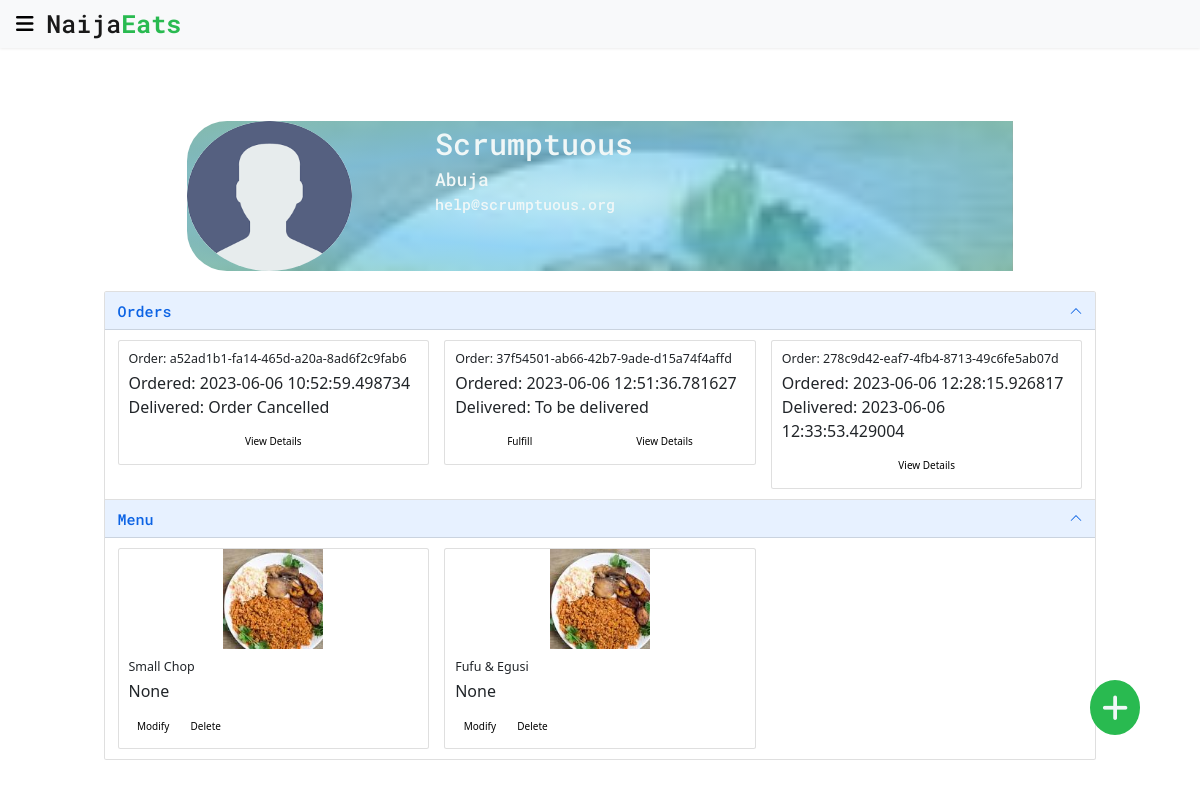
The app's page /profile/7e546509-2631-4c0f-870c-4f03f7c1c5be (signed in) with its own data.
### app/models/user.py (models this page shows, shortened)
class User(UserMixin, db.Model):
    id = db.Column(db.String(50), primary_key=True, default=generate_uuid)
    first_name = db.Column(db.String(70), nullable=True)
    last_name = db.Column(db.String(70), nullable=True)
    org_name = db.Column(db.String(70), nullable=True)
    image_url = db.Column(db.Text, nullable=False,
                          default='../static/images/sample_user.png')
    email = db.Column(db.String(150), nullable=False, unique=True)
    password = db.Column(db.String(100), nullable=False)
    is_business = db.Column(db.Boolean(), nullable=False, default=False)
    address = db.Column(db.Text, default='User Address Supposed To Go Here')
    city_id = db.Column(db.String(50), db.ForeignKey('city.id'),
                        nullable=False)
    menu = db.relationship('MenuItem', backref='restaurant', lazy=True)
    orders = db.relationship('PlacedOrder', backref='buyer', lazy=True)
    reviews = db.relationship('Review', backref='user', lazy=True)

### app/models/city.py (models this page shows, shortened)
class City(db.Model):
    id = db.Column(db.String(50), primary_key=True, default=generate_uuid)
    name = db.Column(db.String(30), nullable=False, unique=True)
    zip_code = db.Column(db.String(20))
    users = db.relationship('User', backref='city', lazy=True)

### app/models/placed_order.py (models this page shows, shortened)
class PlacedOrder(db.Model):
    id = db.Column(db.String(50), primary_key=True, default=generate_uuid)
    quantity = db.Column(db.Integer, nullable=False, default=0)
    order_date = db.Column(db.DateTime, nullable=False, default=datetime.now())
    delivery_date = db.Column(db.DateTime)
    delivery_address = db.Column(db.Text)
    total_price = db.Column(db.Float)
    cancelled = db.Column(db.Boolean, default=False)
    delivered = db.Column(db.Boolean, default=False)
    user_id = db.Column(db.String(50), db.ForeignKey('user.id'),
                        nullable=True)
    reviews = db.relationship('Review', backref='order', lazy=True)
    menu = db.relationship('MenuItem', secondary='order_menuitem',
                           backref='orders')

### app/models/menu_item.py (models this page shows, shortened)
class MenuItem(db.Model):
    id = db.Column(db.String(50), primary_key=True, default=generate_uuid)
    title = db.Column(db.String(50), nullable=False)
    image_url = db.Column(db.Text, nullable=False,
                          default="../static/images/naijafoods.jpeg")
    description = db.Column(db.Text)
    price = db.Column(db.Numeric(precision=5, scale=2), nullable=False)
    category_id = db.Column(db.String(50), db.ForeignKey('category.id'),
                            nullable=False)
    user_id = db.Column(db.String(50), db.ForeignKey('user.id'),
                        nullable=True)

### app/user/routes.py (the view)
@bp.route("/profile/<user_id>")
@login_required
def profile(user_id):
    user = User.query.get(user_id)
    orders = []
    if user.is_business:
        menu = MenuItem.query.all()
        for menu_item in menu:
            if menu_item.restaurant == user:
                orders.extend(menu_item.orders)
        order_ids = set([order.id for order in orders])
        orders = []
        for order_id in order_ids:
            orders.append(PlacedOrder.query.get(order_id))
    else:
        orders = user.orders
    return render_template('profile.html', user=user, orders=orders)

### app/__init__.py (called while the page is built)
def create_app(config_class=Config):
    app = Flask(__name__)
    app.config.from_object(config_class)
    db.init_app(app=app)
    login_manager = LoginManager()
    login_manager.init_app(app)
    login_manager.login_view = 'user_bp.login'
    from app.main import bp as main_bp
    from app.user import bp as user_bp
    app.register_blueprint(main_bp)
    app.register_blueprint(user_bp)
    @login_manager.user_loader
    def load_user(user_id):
        return User.query.get(user_id)
    @app.route('/test/')
    def test_app():
        return '<h1>It seems the app is working well</h1>'
    return app

### app/templates/profile.html (shortened to what this page needs)
{% extends "base.html" %}
{% block content %}
{% include 'simple_nav.html' %}
<div class="profile-area">
  <div class="profile-header">
    <div class="profile-image">
      <img src="{{ user.image_url }}" alt="Image of a sample user profile">
    </div>
    <div class="profile-details">
      {% if user.is_business %}
      <span id="user_name">{{ user.org_name }}</span>
      {% else %}
      <span id="user_name">{{ user.first_name }} {{ user.last_name }}</span>
      {% endif %}
      <span id="user_city">{{ user.city.name }}</span>
      <span id="user_email">{{ user.email }}</span>
    </div>
  </div>
  <div class="profile-body">
    <div class="accordion" id="accordionExample">
      <div class="accordion-item">
        <h2 class="accordion-header" id="headingOne">
          <button class="accordion-button" type="button" data-bs-toggle="collapse" data-bs-target="#orderPane"
            aria-expanded="true" aria-controls="orderPane">
            <span class="accordion-header">Orders</span>
          </button>
        </h2>
        <div id="orderPane" class="accordion-collapse collapse show" aria-labelledby="headingOne"
          data-bs-parent="#accordionExample">
          <div class="accordion-body">
            {% if orders |length > 0 %}
            <div class="row">
              {% for order in orders %}
              <div class="col-sm-4">
                <div class="card">
                  <div class="card-body">
                    <h5 class="card-title">Order: {{ order.id }}</h5>
                    <p class="card-text">
                      <span>Ordered: {{ order.order_date }}</span><br>
                      <span>Delivered:
                        {% if order.delivered %}
                        {{ order.delivery_date }}
                        {% elif order.cancelled %}
                        Order Cancelled
                        {% else %}
                        To be delivered
                        {% endif %}
                      </span>
                    </p>
                    <div class="order-control">
                      {% if user.is_business and not (order.delivered or order.cancelled) %}
                      <a href="{{ url_for('main_bp.fulfill_order', order_id=order.id )}}" class="btn">Fulfill</a>
                      {% endif %}
                      <a href="#" class="btn">View Details</a>
                    </div>
                  </div>
                </div>
              </div>
              {% endfor %}
            </div>
            {% else %}
            <b> Orders Associated With This User Will Appear Here </b>
            {% endif %}
          </div>
        </div>
      </div>
      {% if user.is_business %}
      <div class="accordion-item">
        <h2 class="accordion-header" id="headingOne">
          <button class="accordion-button" type="button" data-bs-toggle="collapse" data-bs-target="#menuPane"
            aria-expanded="true" aria-controls="menuPane">
            <span class="accordion-header">Menu</span>
          </button>
        </h2>
        <div id="menuPane" class="accordion-collapse collapse show" aria-labelledby="headingOne"
          data-bs-parent="#accordionExample">
          <div class="accordion-body">
            {% if user.menu |length > 0 %}
            <div class="row">
              {% for menu_item in user.menu %}
              <div class="col-sm-4">
                <div class="card menu-card">
                  <img src="{{ menu_item.image_url }}" class="card-img-top" alt="...">
                  <div class="card-body">
                    <h5 class="card-title">{{ menu_item.title }}</h5>
                    <p class="card-text">{{ menu_item.description }}</p>
                    <a href="#" class="btn btn-delete">Modify</a>
                    <a href="{{ url_for('main_bp.delete_menuitem', item_id=menu_item.id) }}"
                      class="btn btn-delete">Delete</a>
                  </div>
                </div>
              </div>
              {% endfor %}
            </div>
            {% else %}
            <b> Menu Created By This Restaurant Will Appear Here </b>
            {% endif %}
          </div>
        </div>
      </div>
      {% endif %}
    </div>
  </div>
  {% if user.is_business %}
  <div class="add-menu-item">
    <a href="#" class="btn">
      <i class="fa-solid fa-plus"></i>
    </a>
  </div>
  {% endif %}
</div>
{% endblock %}

### app/static/style/main.css (style rules this page uses)
* { margin: 0; padding: 0; box-sizing: border-box; }
html { font-size: 10px; }
body { position: relative; font-size: 1.6rem; padding: 10px; }
a, a:link, a:visited, a:active { color: black; text-decoration: none; }
.profile-area { width: 90%; height: fit-content; margin: 5vh auto; padding: 1.5rem; }
.profile-header { width: 80%; margin: 0 auto; background-image: radial-gradient( ellipse, rgba(84, 213, 227, 0.3), rgba(105, 197, 240, 0.7), rgba(115, 199, 185, 0.7) ), url(../images/naijafoods.jpeg); background-repeat: no-repeat; background-size: 100%; background-position: top center; border-top-left-radius: 4rem; border-bottom-left-radius: 4rem; }
.profile-image { display: inline-block; width: 20%; height: fit-content; }
.profile-image img { width: 100%; height: 150px; border-radius: 50%; }
.profile-details { width: 70%; height: 50%; float: right; }
.profile-details span { display: block; font-family: 'Roboto Mono', monospace; font-weight: 500; color: #f0f7f7; }
.profile-details #user_name { font-size: 3rem; }
.profile-details #user_city { font-size: 1.8rem; }
.profile-details #user_email { font-size: 1.5rem; }
.profile-body { padding: 2rem; }
.profile-body .accordion-header { font-family: 'Roboto Mono', monospace; font-size: 1.5rem; font-weight: 500; }
.menu-card { position: relative; height: fit-content; }
.menu-card img { height: 10rem; object-fit: contain; object-position: center; }
.order-control { display: flex; flex-direction: row; justify-content: space-around; }
.btn-delete { position: relative; }
.add-menu-item { background-color: #29ba50; width: 5rem; height: fit-content; text-align: center; border-radius: 50%; position: fixed; top: 85vh; right: 5%; z-index: 10; }
.add-menu-item a { color: #f0f7f7; font-size: 3rem; }

### records on screen
User: image_url (picture), org_name "Scrumptuous", email "help@scrumptuous.org"
City: city.name "Abuja"
PlacedOrder: id "a52ad1b1-fa14-465d-a20a-8ad6f2c9fab6", order_date "2023-06-06 10:52:59.498734", delivered "Order Cancelled"
PlacedOrder: id "37f54501-ab66-42b7-9ade-d15a74f4affd", order_date "2023-06-06 12:51:36.781627", delivered "To be delivered"
PlacedOrder: id "278c9d42-eaf7-4fb4-8713-49c6fe5ab07d", order_date "2023-06-06 12:28:15.926817", delivery_date "2023-06-06 12:33:53.429004"
MenuItem: image_url (picture), title "Small Chop", description "None"
MenuItem: image_url (picture), title "Fufu & Egusi", description "None"
